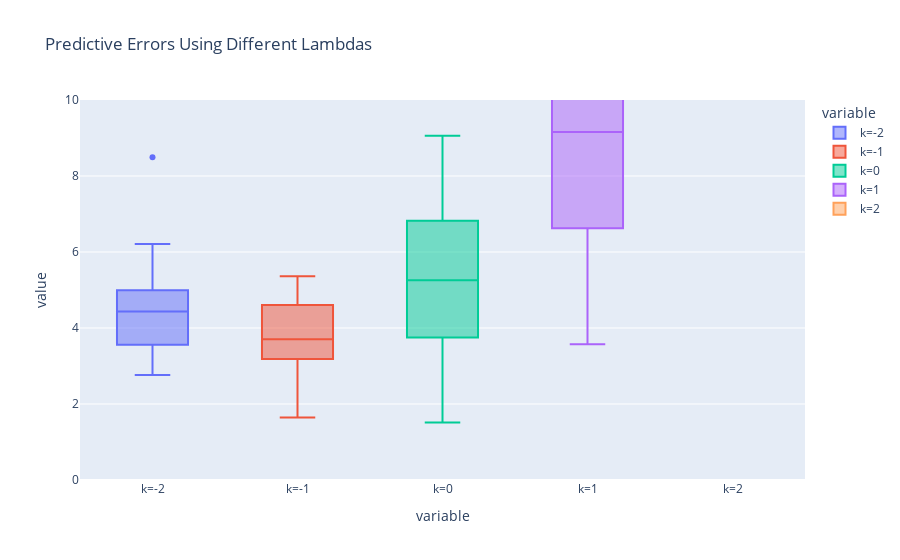

The code cell stored with this chart in its notebook:
### Code cell
px.box(df_tidy, x='variable', y='value', color='variable',title='Predictive Errors Using Different Lambdas',range_y=[0,10])

### Figure 1 — Plotly figure (JSON) as saved in the notebook; plotly's stock layout.template omitted (floating-point values rounded to 4 significant figures)
{"data": [{"alignmentgroup": "True", "hovertemplate": "variable=%{x}<br>value=%{y}<extra></extra>", "legendgroup": "k=-2", "marker": {"color": "#636efa"}, "name": "k=-2", "notched": false, "offsetgroup": "k=-2", "orientation": "v", "showlegend": true, "type": "box", "x": ["k=-2", "k=-2", "k=-2", "k=-2", "k=-2", "k=-2", "k=-2", "k=-2", "k=-2", "k=-2", "k=-2", "k=-2", "k=-2", "k=-2", "k=-2", "k=-2", "k=-2", "k=-2", "k=-2", "k=-2", "k=-2", "k=-2", "k=-2", "k=-2", "k=-2"], "x0": " ", "xaxis": "x", "y": [3.971, 5.824, 5.005, 3.23, 8.496, 4.768, 3.555, 4.029, 4.541, 5.35, 3.079, 3.988, 2.783, 4.282, 3.312, 4.913, 3.562, 4.437, 4.733, 4.987, 2.764, 4.786, 4.321, 6.173, 6.21], "y0": " ", "yaxis": "y"}, {"alignmentgroup": "True", "hovertemplate": "variable=%{x}<br>value=%{y}<extra></extra>", "legendgroup": "k=-1", "marker": {"color": "#EF553B"}, "name": "k=-1", "notched": false, "offsetgroup": "k=-1", "orientation": "v", "showlegend": true, "type": "box", "x": ["k=-1", "k=-1", "k=-1", "k=-1", "k=-1", "k=-1", "k=-1", "k=-1", "k=-1", "k=-1", "k=-1", "k=-1", "k=-1", "k=-1", "k=-1", "k=-1", "k=-1", "k=-1", "k=-1", "k=-1", "k=-1", "k=-1", "k=-1", "k=-1", "k=-1"], "x0": " ", "xaxis": "x", "y": [3.442, 3.221, 4.596, 4.17, 4.131, 5.362, 5.0, 3.198, 3.705, 4.326, 4.812, 3.143, 2.049, 3.659, 3.155, 4.411, 1.642, 2.986, 4.642, 3.49, 3.525, 3.914, 12.01, 4.934, 3.151], "y0": " ", "yaxis": "y"}, {"alignmentgroup": "True", "hovertemplate": "variable=%{x}<br>value=%{y}<extra></extra>", "legendgroup": "k=0", "marker": {"color": "#00cc96"}, "name": "k=0", "notched": false, "offsetgroup": "k=0", "orientation": "v", "showlegend": true, "type": "box", "x": ["k=0", "k=0", "k=0", "k=0", "k=0", "k=0", "k=0", "k=0", "k=0", "k=0", "k=0", "k=0", "k=0", "k=0", "k=0", "k=0", "k=0", "k=0", "k=0", "k=0", "k=0", "k=0", "k=0", "k=0", "k=0"], "x0": " ", "xaxis": "x", "y": [5.589, 2.236, 4.687, 6.77, 3.033, 7.755, 6.001, 1.51, 4.467, 6.251, 4.772, 8.041, 8.4, 5.26, 9.056, 5.427, 3.825, 2.044, 3.517, 4.211, 5.182, 13.79, 6.986, 5.89, 2.834], "y0": " ", "yaxis": "y"}, {"alignmentgroup": "True", "hovertemplate": "variable=%{x}<br>value=%{y}<extra></extra>", "legendgroup": "k=1", "marker": {"color": "#ab63fa"}, "name": "k=1", "notched": false, "offsetgroup": "k=1", "orientation": "v", "showlegend": true, "type": "box", "x": ["k=1", "k=1", "k=1", "k=1", "k=1", "k=1", "k=1", "k=1", "k=1", "k=1", "k=1", "k=1", "k=1", "k=1", "k=1", "k=1", "k=1", "k=1", "k=1", "k=1", "k=1", "k=1", "k=1", "k=1", "k=1"], "x0": " ", "xaxis": "x", "y": [9.573, 4.452, 3.572, 5.5, 11.24, 6.901, 9.134, 6.61, 7.674, 10.09, 10.42, 5.365, 10.88, 5.711, 9.159, 6.629, 16.62, 8.051, 11.78, 10.83, 12.4, 10.32, 8.539, 10.38, 10.16], "y0": " ", "yaxis": "y"}, {"alignmentgroup": "True", "hovertemplate": "variable=%{x}<br>value=%{y}<extra></extra>", "legendgroup": "k=2", "marker": {"color": "#FFA15A"}, "name": "k=2", "notched": false, "offsetgroup": "k=2", "orientation": "v", "showlegend": true, "type": "box", "x": ["k=2", "k=2", "k=2", "k=2", "k=2", "k=2", "k=2", "k=2", "k=2", "k=2", "k=2", "k=2", "k=2", "k=2", "k=2", "k=2", "k=2", "k=2", "k=2", "k=2", "k=2", "k=2", "k=2", "k=2", "k=2"], "x0": " ", "xaxis": "x", "y": [37.38, 36.76, 35.73, 14.85, 23.51, 11.81, 31.35, 27.78, 33.51, 35.97, 18.58, 24.67, 31.95, 43.14, 17.78, 40.62, 22.96, 10.21, 36.61, 22.16, 18.63, 22.89, 17.81, 13.03, 17.16], "y0": " ", "yaxis": "y"}], "layout": {"autosize": true, "boxmode": "overlay", "legend": {"title": {"text": "variable"}, "tracegroupgap": 0}, "title": {"text": "Predictive Errors Using Different Lambdas"}, "xaxis": {"anchor": "y", "autorange": true, "categoryarray": ["k=-2", "k=-1", "k=0", "k=1", "k=2"], "categoryorder": "array", "domain": [0, 1], "range": [-0.5, 4.5], "title": {"text": "variable"}, "type": "category"}, "yaxis": {"anchor": "x", "domain": [0, 1], "range": [0, 10], "title": {"text": "value"}, "type": "linear"}}}
